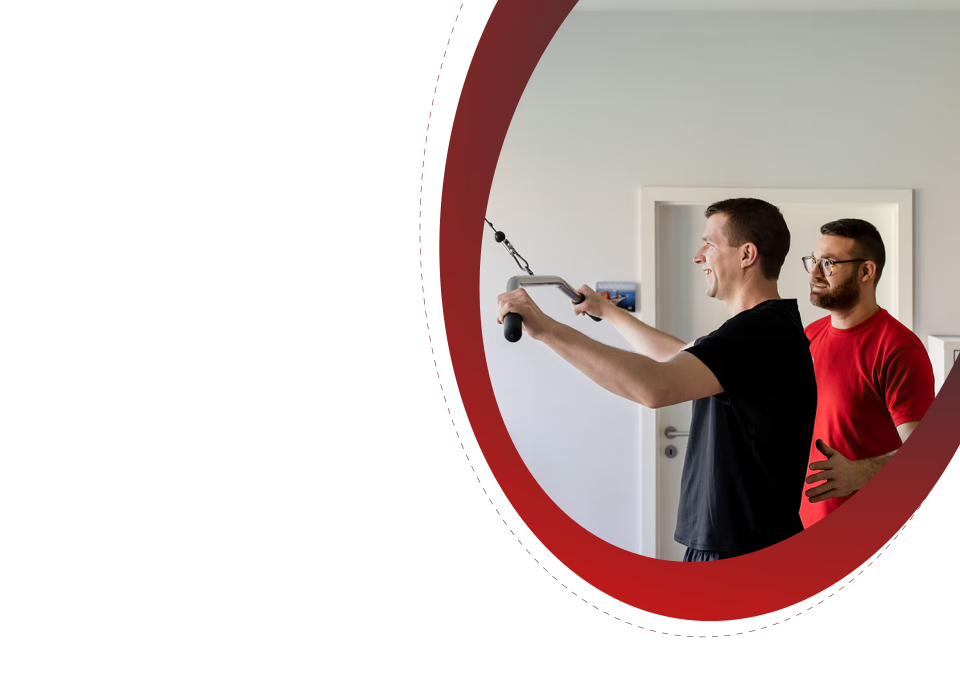
#> input picture images/frame39_raw.png, 2880 x 2048 px, found by its file name (shown at 1/3 size)
$ python scratch_inspect.py
#> lines starting #> are read from the running program, lines starting #| are printed output that depends on the picture; long printed decimals are rounded
from PIL import Image
import numpy as np

f39 = Image.open('public/images/frame39_raw.png')
#> f39 is the input picture: PIL image 2880x2048 RGBA; mean R, G, B, A 67.2, 53.5, 51.9, 110.6
print('f39 size:', f39.size, 'mode:', f39.mode)
#| f39 size: (2880, 2048) mode: RGBA

# Let's inspect where pixels are non-transparent in f39
arr = np.array(f39)
alpha = arr[:, :, 3]
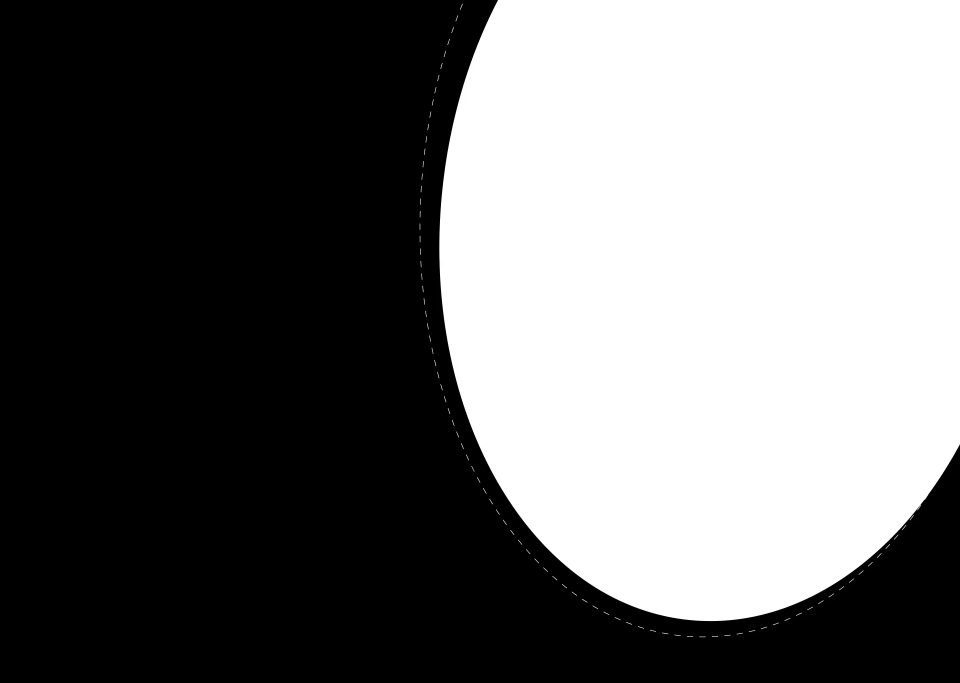
#> alpha: shape (2048, 2880) (shown at 1/3 size); min 0, max 255, mean 110.6
print('Non-transparent pixels count:', np.count_nonzero(alpha > 0))
#| Non-transparent pixels count: 2588067
print('Total pixels:', alpha.size)
#| Total pixels: 5898240
print('Non-transparent fraction:', np.count_nonzero(alpha > 0) / alpha.size)
#| Non-transparent fraction: 0.4388

# Bounding box of non-transparent pixels
coords = np.argwhere(alpha > 0)
#> coords = 2588067 pairs, first value 0 to 1919, second value 1254 to 2879
y_min, x_min = coords.min(axis=0)
#> y_min = 0; x_min = 1254
y_max, x_max = coords.max(axis=0)
#> y_max = 1919; x_max = 2879
print(f'Bounding box of non-transparent pixels: x: {x_min}..{x_max}, y: {y_min}..{y_max}')
#| Bounding box of non-transparent pixels: x: 1254..2879, y: 0..1919

# Let's see what is inside frame39_raw.png
# Save a thumbnail as RGB with white background
bg = Image.new('RGB', f39.size, (255, 255, 255))
#> bg: PIL image 2880x2048 RGB; every value is 255
bg.paste(f39, mask=f39.split()[3])
bg.resize((600, 426)).save(r'C:\Users\dhruv\.gemini\antigravity\brain\d929d5e8-1ca6-4dcf-802e-1bdcbb6c73a2\f39_white_bg.jpg', quality=85)
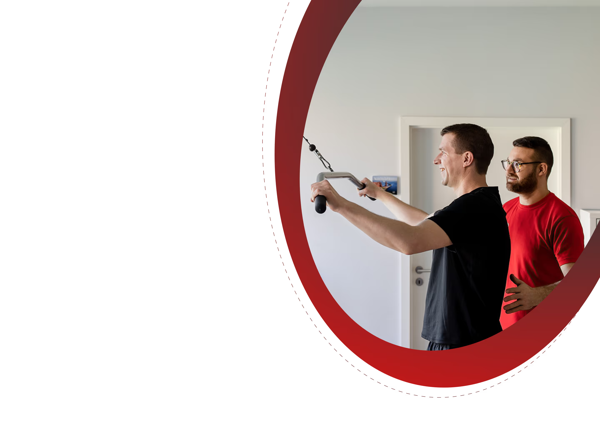
#> saved as f39_white_bg.jpg: PIL image 600x426 RGB; mean R, G, B 211.4, 197.9, 196.2
print('Saved f39_white_bg.jpg')

$ run again, with images/hero-doctors-crescent.png copied over images/frame39_raw.png
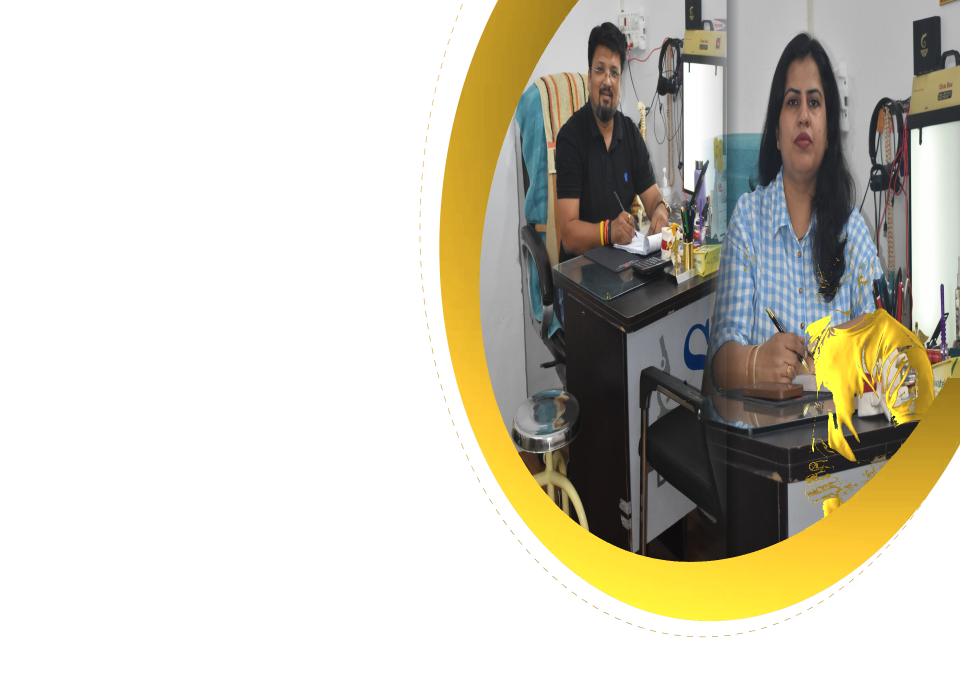
#> input picture images/hero-doctors-crescent.png, 2880 x 2048 px, found by its file name (shown at 1/3 size)
#> f39 is the input picture: PIL image 2880x2048 RGBA; mean R, G, B, A 60.2, 56.2, 42.2, 110.6
#| f39 size: (2880, 2048) mode: RGBA
#| Non-transparent pixels count: 2588067
#| Total pixels: 5898240
#| Non-transparent fraction: 0.4388
#> coords = 2588067 pairs, first value 0 to 1919, second value 1254 to 2879
#> y_min = 0; x_min = 1254
#> y_max = 1919; x_max = 2879
#| Bounding box of non-transparent pixels: x: 1254..2879, y: 0..1919
#> `bg.resize((600, 426)).save(r'C:\Users\dhruv\.gemini\antigravity\brain\..`:
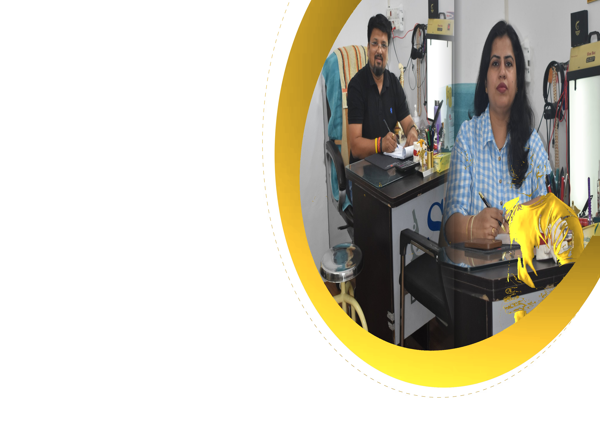
#> saved as f39_white_bg.jpg: PIL image 600x426 RGB; mean R, G, B 204.4, 200.5, 186.6
